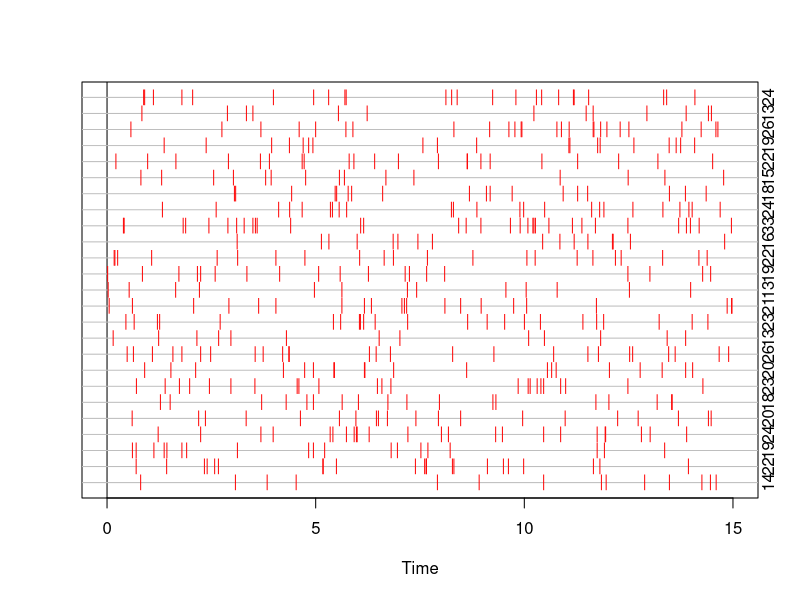
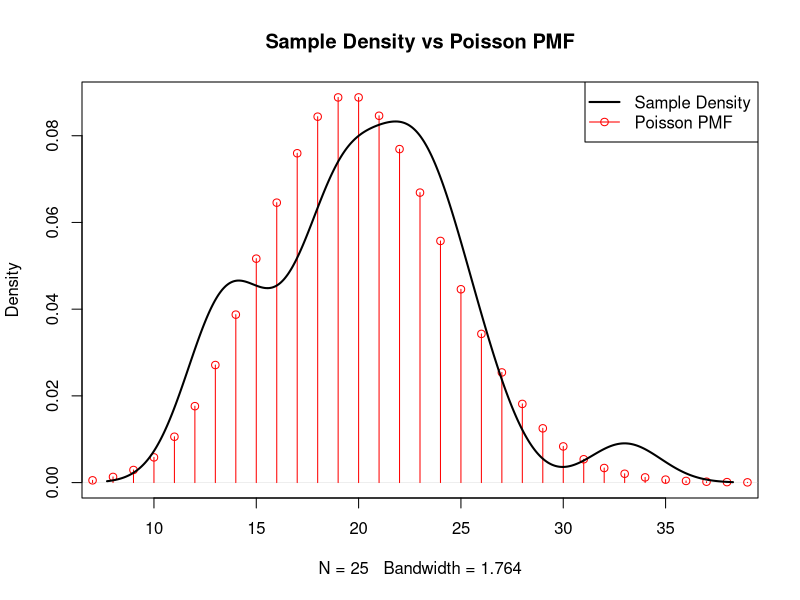

Write R code to recreate these figures, in order.
# Author: Jeremy Werner

# This script will repeatedly sample from an exponential distribution and plot the times of events
# sequentially on "number_of_trials" number of timelines. These "number_of_trials" number of timelines 
# will then have their occurrences added up (as printed on the right of the graph), hence creating observations from a 
# poisson distribution while actually being able to picture the event times (instead of just the number, like we usually do). 
# The value of the parameter lambda can be changed as well as the time period over which we are counting events, denoted
# as "lambda_input" and "top_of_time_period_input" respectively. Finally, the sampled poisson realizations can be plotted against 
# the theoretical probability mass function to show similarities

# User inputs
##
lambda_input = 20
number_of_trials = 25
top_of_time_period_input = 15 
##

plot_event_times = function(lambda, ymax, top_of_time_period){

	plot(0,0, type = "n", xlim = c(0,top_of_time_period), ylim = c(1,ymax), yaxt = 'n', ylab = "", xlab = "Time")
	abline(v = 0)
	sampling_vector = rep(0, ymax)

	for(i in 1:ymax){
		ind = 1
		t = 0
		obs = list()
		while(ind){
			# Iterative sampling of exponential distribution coming from inverse CDF trick 
			t = t - log(1-runif(1))/(lambda/top_of_time_period)
			if(t > top_of_time_period){
				ind = 0
				out_vector = unlist(obs)
			}else{
				obs[[ind]] = t
				ind = ind + 1
			}
		}
		sampling_vector[i] = length(out_vector) 
		abline(i, 0, col = "grey")
		points(out_vector, rep(i,length(out_vector)), col = "RED", pch = "|", lwd = 2)
		mtext(length(out_vector), 4, at = i)
	}
	return(sampling_vector)
} # plot_event_times


# Sample density (from above) vs theoretical PMF

plot_density_vs_pmf = function(lambda, sampling_vector_in, tot_in){
	x <- seq(0, 5*tot_in, 1)
	dpois_nums = dpois(x, lambda)
	density_nums = density(sampling_vector_in)
	plot(density_nums, main = "Sample Density vs Poisson PMF", ylim = range(c(dpois_nums,density_nums$y)), type = "n")
	points(x, dpois_nums, type = "h", col = "RED")
	points(x, dpois_nums, col = "RED")
	points(density_nums, type = "l", lwd = 2)  # So the red pmf doesn't overlap the black density, because of ocd
	legend("topright", c("Sample Density", "Poisson PMF"), lty = c(1,1), col = c("black", "red"), pch = c(NA,1), lwd = c(2,1))
}


# Main Block
poisson_samples = plot_event_times(lambda_input, number_of_trials, top_of_time_period_input)
plot_density_vs_pmf(lambda_input, poisson_samples, top_of_time_period_input)
